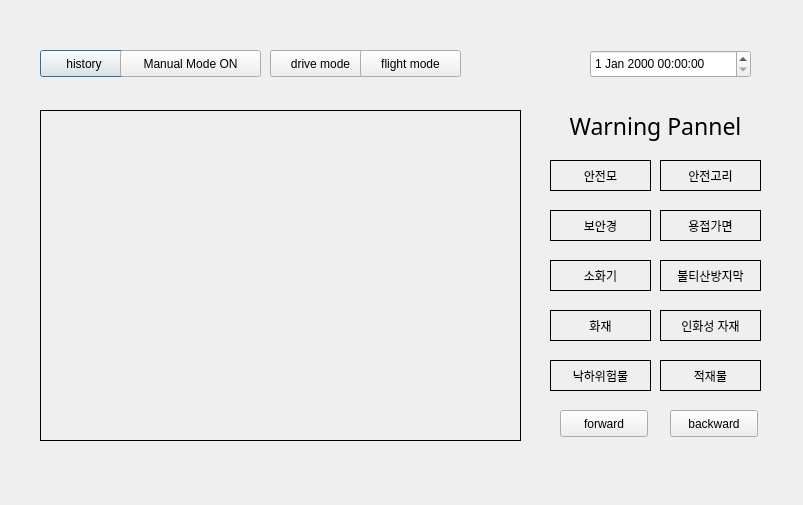
<?xml version="1.0" encoding="UTF-8"?>
<ui version="4.0">
 <class>Dialog</class>
 <widget class="QDialog" name="Dialog">
  <property name="geometry">
   <rect>
    <x>0</x>
    <y>0</y>
    <width>803</width>
    <height>505</height>
   </rect>
  </property>
  <property name="windowTitle">
   <string>Dialog</string>
  </property>
  <widget class="QDateTimeEdit" name="dateTimeEdit">
   <property name="geometry">
    <rect>
     <x>590</x>
     <y>50</y>
     <width>161</width>
     <height>28</height>
    </rect>
   </property>
  </widget>
  <widget class="QPushButton" name="btn_history">
   <property name="geometry">
    <rect>
     <x>40</x>
     <y>50</y>
     <width>88</width>
     <height>27</height>
    </rect>
   </property>
   <property name="text">
    <string>history</string>
   </property>
  </widget>
  <widget class="QPushButton" name="btn_manual">
   <property name="geometry">
    <rect>
     <x>120</x>
     <y>50</y>
     <width>141</width>
     <height>27</height>
    </rect>
   </property>
   <property name="text">
    <string>Manual Mode ON</string>
   </property>
  </widget>
  <widget class="QLabel" name="camera">
   <property name="geometry">
    <rect>
     <x>40</x>
     <y>110</y>
     <width>481</width>
     <height>331</height>
    </rect>
   </property>
   <property name="frameShape">
    <enum>QFrame::Box</enum>
   </property>
   <property name="text">
    <string/>
   </property>
  </widget>
  <widget class="QPushButton" name="btn_drive">
   <property name="geometry">
    <rect>
     <x>270</x>
     <y>50</y>
     <width>101</width>
     <height>27</height>
    </rect>
   </property>
   <property name="text">
    <string>drive mode</string>
   </property>
  </widget>
  <widget class="QPushButton" name="btn_flight">
   <property name="geometry">
    <rect>
     <x>360</x>
     <y>50</y>
     <width>101</width>
     <height>27</height>
    </rect>
   </property>
   <property name="text">
    <string>flight mode</string>
   </property>
  </widget>
  <widget class="QPushButton" name="btn_forward">
   <property name="geometry">
    <rect>
     <x>560</x>
     <y>410</y>
     <width>88</width>
     <height>27</height>
    </rect>
   </property>
   <property name="text">
    <string>forward</string>
   </property>
  </widget>
  <widget class="QPushButton" name="btn_backward">
   <property name="geometry">
    <rect>
     <x>670</x>
     <y>410</y>
     <width>88</width>
     <height>27</height>
    </rect>
   </property>
   <property name="text">
    <string>backward</string>
   </property>
  </widget>
  <widget class="QLabel" name="safetyHat">
   <property name="geometry">
    <rect>
     <x>550</x>
     <y>160</y>
     <width>101</width>
     <height>31</height>
    </rect>
   </property>
   <property name="frameShape">
    <enum>QFrame::Box</enum>
   </property>
   <property name="text">
    <string>안전모</string>
   </property>
   <property name="alignment">
    <set>Qt::AlignCenter</set>
   </property>
  </widget>
  <widget class="QLabel" name="label_7">
   <property name="geometry">
    <rect>
     <x>550</x>
     <y>260</y>
     <width>101</width>
     <height>31</height>
    </rect>
   </property>
   <property name="frameShape">
    <enum>QFrame::Box</enum>
   </property>
   <property name="text">
    <string>소화기</string>
   </property>
   <property name="alignment">
    <set>Qt::AlignCenter</set>
   </property>
  </widget>
  <widget class="QLabel" name="label">
   <property name="geometry">
    <rect>
     <x>550</x>
     <y>110</y>
     <width>211</width>
     <height>31</height>
    </rect>
   </property>
   <property name="font">
    <font>
     <family>Toppan Bunkyu Midashi Gothic</family>
     <pointsize>17</pointsize>
    </font>
   </property>
   <property name="text">
    <string>Warning Pannel</string>
   </property>
   <property name="alignment">
    <set>Qt::AlignCenter</set>
   </property>
  </widget>
  <widget class="QLabel" name="label_8">
   <property name="geometry">
    <rect>
     <x>660</x>
     <y>260</y>
     <width>101</width>
     <height>31</height>
    </rect>
   </property>
   <property name="frameShape">
    <enum>QFrame::Box</enum>
   </property>
   <property name="text">
    <string>불티산방지막</string>
   </property>
   <property name="alignment">
    <set>Qt::AlignCenter</set>
   </property>
  </widget>
  <widget class="QLabel" name="label_9">
   <property name="geometry">
    <rect>
     <x>550</x>
     <y>310</y>
     <width>101</width>
     <height>31</height>
    </rect>
   </property>
   <property name="frameShape">
    <enum>QFrame::Box</enum>
   </property>
   <property name="text">
    <string>화재</string>
   </property>
   <property name="alignment">
    <set>Qt::AlignCenter</set>
   </property>
  </widget>
  <widget class="QLabel" name="label_4">
   <property name="geometry">
    <rect>
     <x>660</x>
     <y>160</y>
     <width>101</width>
     <height>31</height>
    </rect>
   </property>
   <property name="frameShape">
    <enum>QFrame::Box</enum>
   </property>
   <property name="text">
    <string>안전고리</string>
   </property>
   <property name="alignment">
    <set>Qt::AlignCenter</set>
   </property>
  </widget>
  <widget class="QLabel" name="label_5">
   <property name="geometry">
    <rect>
     <x>550</x>
     <y>210</y>
     <width>101</width>
     <height>31</height>
    </rect>
   </property>
   <property name="frameShape">
    <enum>QFrame::Box</enum>
   </property>
   <property name="text">
    <string>보안경</string>
   </property>
   <property name="alignment">
    <set>Qt::AlignCenter</set>
   </property>
  </widget>
  <widget class="QLabel" name="label_6">
   <property name="geometry">
    <rect>
     <x>660</x>
     <y>210</y>
     <width>101</width>
     <height>31</height>
    </rect>
   </property>
   <property name="frameShape">
    <enum>QFrame::Box</enum>
   </property>
   <property name="text">
    <string>용접가면</string>
   </property>
   <property name="alignment">
    <set>Qt::AlignCenter</set>
   </property>
  </widget>
  <widget class="QLabel" name="label_12">
   <property name="geometry">
    <rect>
     <x>660</x>
     <y>360</y>
     <width>101</width>
     <height>31</height>
    </rect>
   </property>
   <property name="frameShape">
    <enum>QFrame::Box</enum>
   </property>
   <property name="text">
    <string>적재물</string>
   </property>
   <property name="alignment">
    <set>Qt::AlignCenter</set>
   </property>
  </widget>
  <widget class="QLabel" name="label_10">
   <property name="geometry">
    <rect>
     <x>660</x>
     <y>310</y>
     <width>101</width>
     <height>31</height>
    </rect>
   </property>
   <property name="frameShape">
    <enum>QFrame::Box</enum>
   </property>
   <property name="text">
    <string>인화성 자재</string>
   </property>
   <property name="alignment">
    <set>Qt::AlignCenter</set>
   </property>
  </widget>
  <widget class="QLabel" name="label_11">
   <property name="geometry">
    <rect>
     <x>550</x>
     <y>360</y>
     <width>101</width>
     <height>31</height>
    </rect>
   </property>
   <property name="frameShape">
    <enum>QFrame::Box</enum>
   </property>
   <property name="text">
    <string>낙하위험물</string>
   </property>
   <property name="alignment">
    <set>Qt::AlignCenter</set>
   </property>
  </widget>
 </widget>
 <resources/>
 <connections/>
</ui>
